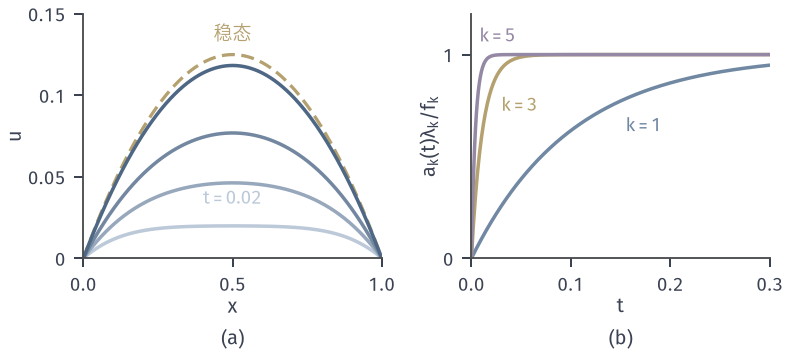

Python code for this plot:
from pathlib import Path
import sys
HERE = Path(__file__).resolve().parent
sys.path.insert(0, str(HERE.parent/"heat-common"))
from heat_fig import *
# Constant source f=1 on (0,1), zero ends: approach to steady state x(1-x)/2.
fig, axes = figure(width_mm=112, height_mm=50, ncols=2)
panel(fig, left=.105, wspace=.3, bottom=.27)
k = np.arange(1, 1601, 2); lam = (k*pi)**2; fk = 2*np.sqrt(2)/(k*pi)
def U(t, x=X): return (fk[:, None]/lam[:, None]*(1-np.exp(-lam*t))[:, None]*np.sqrt(2)*np.sin(np.outer(k, pi*np.atleast_1d(x)))).sum(0)
ax = axes[0]; cc = shades(4)
ax.plot(X, X*(1-X)/2, color=YELLOW, lw=1.3, ls=DASH)
for t, c in zip((.02, .05, .1, .3), cc): ax.plot(X, U(t), color=c, lw=1.4)
lab(ax, .5, .134, '稳态', YELLOW, ha='center'); lab(ax, .5, .033, '$t=0.02$', cc[0], ha='center')
ax.set_xlim(0, 1); ax.set_ylim(0, .15); ax.set_xticks([0, .5, 1]); ax.set_yticks([0, .05, .1, .15]); ax.set_yticklabels(['0', '0.05', '0.1', '0.15']); axlab(ax, yl='$u$')
ax = axes[1]; T = np.linspace(0, .3, 300)
for kk, c in zip((1, 3, 5), (BLUE, YELLOW, PURPLE)): ax.plot(T, 1-np.exp(-(kk*pi)**2*T), color=c, lw=1.4)
lab(ax, .155, .62, '$k=1$', BLUE, ha='left'); lab(ax, .03, .72, '$k=3$', YELLOW, ha='left'); 
ax.set_xlim(0, .3); ax.set_ylim(0, 1.2); ax.set_xticks([0, .1, .2, .3]); ax.set_yticks([0, 1]); axlab(ax, '$t$', r'$a_k(t)\lambda_k/f_k$')
lab(ax, .008, 1.06, '$k=5$', PURPLE, ha='left')
tags(fig, axes)
save(fig, HERE, 'figure', {'center': {t: float(U(t, .5)[0]) for t in (.05, .1, .2, .5)}})
